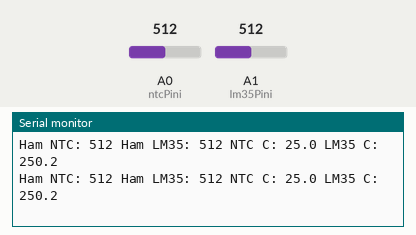
The sketch below on a simulated Arduino Uno, built with avr-gcc and run on an emulated ATmega328P. On the bench: the last lines printed to the serial monitor. Inputs (shaded band) come from the test bench; at power-on: A0 (ntcPini) = 512, A1 (lm35Pini) = 512.

Above: at 4.8 s.
4.9 s: A0 (ntcPini) set to 0
At 6.6 s:
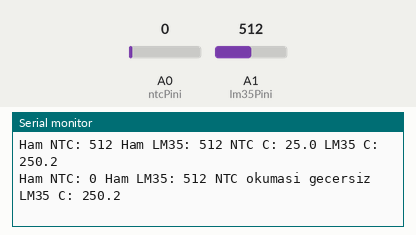
9.5 s: A1 (lm35Pini) set to 716
At 10.8 s:
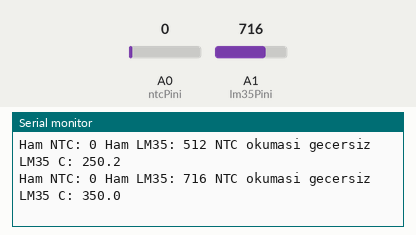
12.5 s: A0 (ntcPini) set to 122
At 15.0 s:
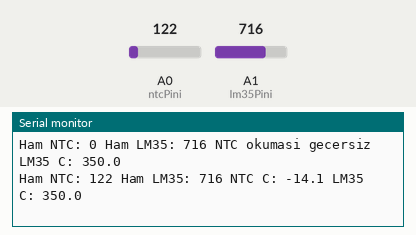
15.5 s: A1 (lm35Pini) set to 900
At 16.6 s:
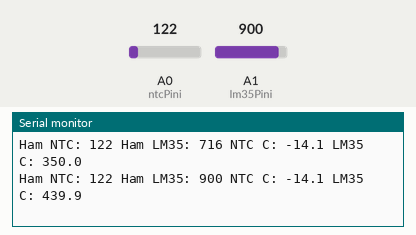
Timing chart, 0 to 18.5 s (numbered marks = the images above; inputs shaded):
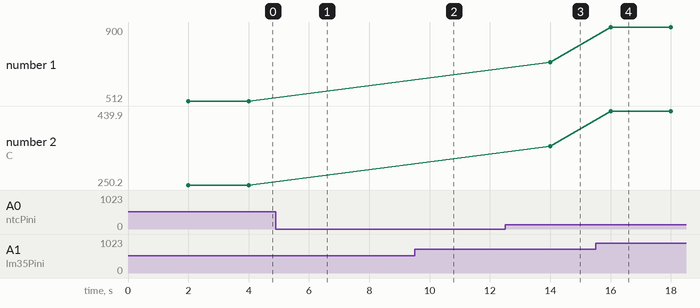

The sketch:

p20_aralik_2000.ino
```cpp
#include <math.h>
const byte ntcPini = A0;
const byte lm35Pini = A1;
const float seriR = 10000;
const float referansR = 10000; // örnek; veri sayfasından doğrula
const float beta = 3950; // örnek; veri sayfasından doğrula
const float referansK = 298.15;
const float adcReferansi = 5.0;
const unsigned long aralikMs = 2000;
unsigned long sonOkuma = 0;

float ntcSicaklik(int ham) {
  if (ham <= 0 || ham >= 1023) return NAN;
  float r = seriR * (1023.0 / ham - 1.0);
  float tersK = 1.0 / referansK + log(r / referansR) / beta;
  if (tersK <= 0) return NAN;
  return 1.0 / tersK - 273.15;
}

void setup() {
  Serial.begin(9600);
  sonOkuma = millis();
}

void loop() {
  unsigned long simdi = millis();
  if (simdi - sonOkuma < aralikMs) return;
  sonOkuma = simdi;
  int hamNtc = analogRead(ntcPini);
  int hamLm = analogRead(lm35Pini);
  float ntc = ntcSicaklik(hamNtc);
  float lm = hamLm * adcReferansi / 1023.0 * 100.0;
  Serial.print("Ham NTC: ");
  Serial.print(hamNtc);
  Serial.print(" Ham LM35: ");
  Serial.print(hamLm);
  if (isnan(ntc)) {
    Serial.print(" NTC okumasi gecersiz");
  } else {
    Serial.print(" NTC C: ");
    Serial.print(ntc, 1);
  }
  Serial.print(" LM35 C: ");
  Serial.println(lm, 1);
}
```

Measured:
- after the input at 4.9 s, the serial monitor: prints a new line after 1.1 s (image 1)
- after the input at 9.5 s, the serial monitor: prints a new line after 0.50 s (image 2)
- after the input at 12.5 s, the serial monitor: prints a new line after 1.5 s (image 3)
- after the input at 15.5 s, the serial monitor: prints a new line after 0.50 s (image 4)
- plotted number 1: 716 → 900 after the input at 15.5 s
- plotted number 2: 350 → 439.9 after the input at 15.5 s
